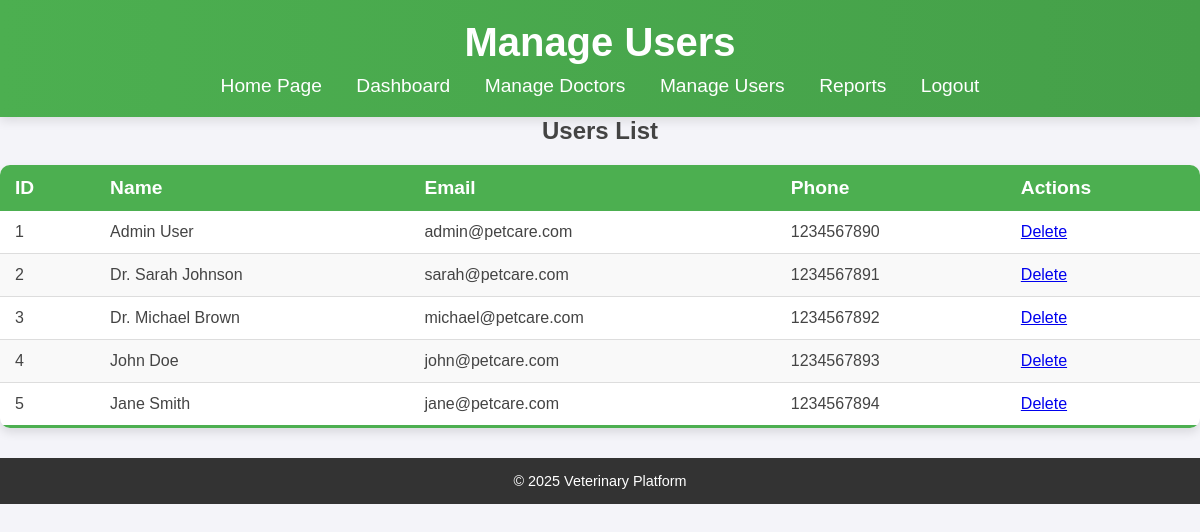
Page /admin/manage_users.php on the committed database.
### tables this page shows
CREATE TABLE IF NOT EXISTS users (
    id INT AUTO_INCREMENT PRIMARY KEY,
    name VARCHAR(255) NOT NULL,
    email VARCHAR(191) UNIQUE NOT NULL,
    password VARCHAR(255) NOT NULL,  
    role ENUM('admin', 'doctor', 'user') NOT NULL,
    phone VARCHAR(15) DEFAULT NULL,
    avatar VARCHAR(255) DEFAULT 'default-avatar.png',
    created_at TIMESTAMP DEFAULT CURRENT_TIMESTAMP
);

### admin/manage_users.php (the view, shortened to what this page needs)
<?php
include '../backend/database.php';
$result = $conn->query("SELECT * FROM users");
?>
<!DOCTYPE html>
<html lang="en">
<head>
    <link rel="stylesheet" href="../public/css/style.css">
</head>
<body>
    <header>
        <h1>Manage Users</h1>
        <nav>
        <a href="../public/index.php">Home Page</a>
                    <a href="dashboard.php">Dashboard</a>
            <a href="manage_doctors.php">Manage Doctors</a>
            <a href="manage_users.php">Manage Users</a>
            <a href="reports.php">Reports</a>
                        <a href="../backend/logout.php">Logout</a>
        </nav>
    </header>
    <main>
        <h2>Users List</h2>
        <table class="styled-table">
            <thead>
                <tr>
                    <th>ID</th>
                    <th>Name</th>
                    <th>Email</th>
                    <th>Phone</th>
                    <th>Actions</th>
                </tr>
            </thead>
            <tbody>
                <?php while ($row = $result->fetch_assoc()) : ?>
                    <tr>
                        <td><?= htmlspecialchars($row['id']) ?></td>
                        <td><?= htmlspecialchars($row['name']) ?></td>
                        <td><?= htmlspecialchars($row['email']) ?></td>
                        <td><?= htmlspecialchars($row['phone']) ?></td>
                        <td>
                            <a href="manage_users.php?delete_id=<?= $row['id'] ?>" class="btn-delete" onclick="return confirm('Are you sure you want to delete this user?')">Delete</a>
                        </td>
                    </tr>
                <?php endwhile; ?>
            </tbody>
        </table>
    </main>
    <footer>
        <p>&copy; 2025 Veterinary Platform</p>
    </footer>
</body>
</html>

### public/css/style.css (style rules this page uses)
* { margin: 0; padding: 0; box-sizing: border-box; font-family: 'Poppins', sans-serif; scroll-behavior: smooth; }
body { background-color: #f4f4f9; color: #444; text-align: center; }
header { background: linear-gradient(to right, #4CAF50, #45a049); color: white; padding: 20px 0; box-shadow: 0 4px 10px rgba(0, 0, 0, 0.1); position: sticky; top: 0; width: 100%; z-index: 1000; }
header h1 { font-size: 2.5rem; animation: fadeInDown 1s ease-in-out; }
nav { margin-top: 10px; animation: fadeIn 1s ease-in-out; }
nav a { color: white; text-decoration: none; margin: 0 15px; font-size: 1.2rem; transition: transform 0.3s ease, color 0.3s; }
h2 { display: block; width: 100%; text-align: center; }
footer { background: #333; color: white; padding: 15px 0; margin-top: 30px; text-align: center; font-size: 0.9rem; }
.styled-table { width: 100%; border-collapse: collapse; margin: 20px 0; font-size: 1rem; background: white; border-radius: 10px; overflow: hidden; box-shadow: 0 5px 10px rgba(0, 0, 0, 0.1); }
.styled-table th, .styled-table td { padding: 12px 15px; text-align: left; }
.styled-table thead { background-color: #4CAF50; color: white; font-size: 1.2rem; }
.styled-table tbody tr { border-bottom: 1px solid #ddd; }
.styled-table tbody tr:nth-of-type(even) { background-color: #f9f9f9; }
.styled-table tbody tr:last-of-type { border-bottom: 3px solid #4CAF50; }

### rows in the picture
users: id "1", name "Admin User", email "admin@petcare.com", phone "1234567890"
users: id "2", name "Dr. Sarah Johnson", email "sarah@petcare.com", phone "1234567891"
users: id "3", name "Dr. Michael Brown", email "michael@petcare.com", phone "1234567892"
users: id "4", name "John Doe", email "john@petcare.com", phone "1234567893"
users: id "5", name "Jane Smith", email "jane@petcare.com", phone "1234567894"
